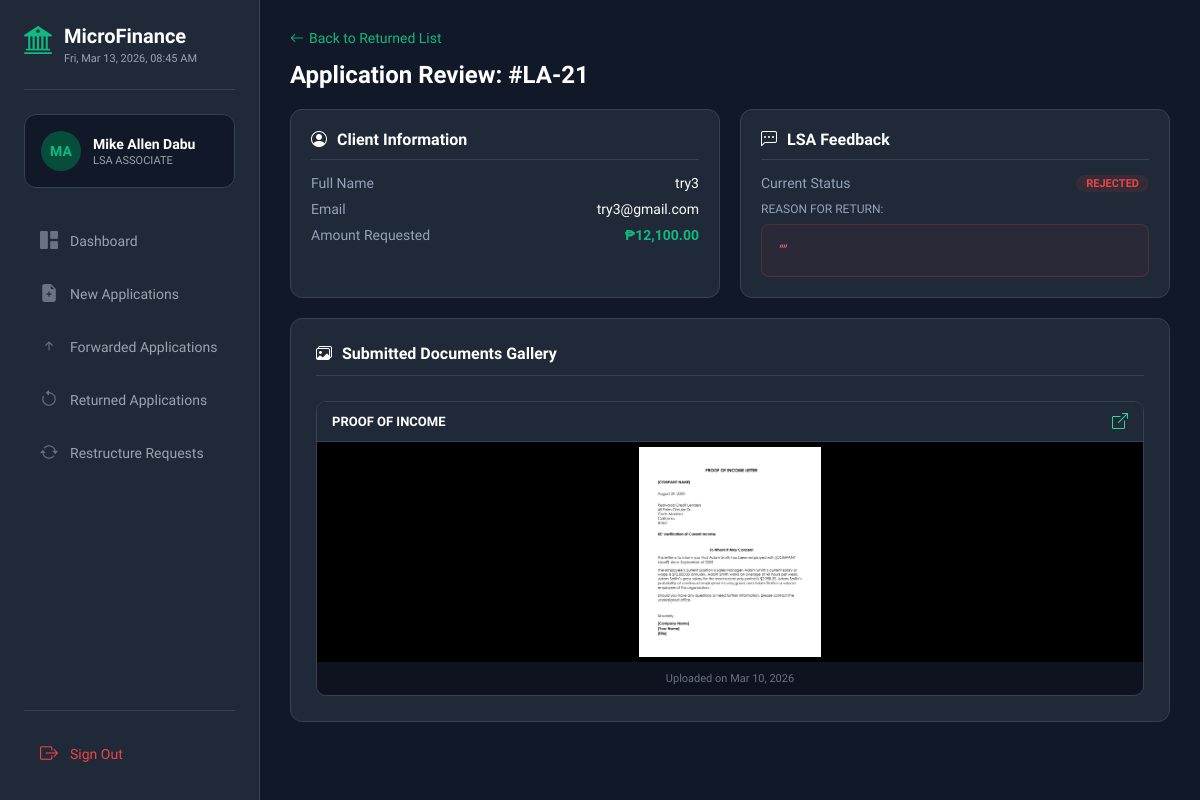
Screenshot of /LSA/view_details.php?id=21 with the database file from the repository.
### tables this page shows
CREATE TABLE `loan_applications` (
  `id` int(11) NOT NULL,
  `user_id` int(11) NOT NULL,
  `principal_amount` decimal(10,2) NOT NULL,
  `term_months` int(11) NOT NULL,
  `loan_purpose` text NOT NULL,
  `source_of_income` varchar(255) NOT NULL,
  `estimated_monthly_income` decimal(10,2) NOT NULL,
  `interest_rate` decimal(5,2) NOT NULL,
  `interest_type` enum('MONTHLY','ANNUAL') DEFAULT 'MONTHLY',
  `interest_method` enum('FLAT') DEFAULT 'FLAT',
  `total_interest` decimal(10,2) DEFAULT NULL,
  `total_payable` decimal(10,2) DEFAULT NULL,
  `monthly_due` decimal(10,2) DEFAULT NULL,
  `status` enum('PENDING','VERIFIED','APPROVED','REJECTED') DEFAULT 'PENDING',
  `remarks` text DEFAULT NULL,
  `created_at` timestamp NOT NULL DEFAULT current_timestamp(),
  `updated_at` timestamp NOT NULL DEFAULT current_timestamp() ON UPDATE current_timestamp()
);

CREATE TABLE `users` (
  `id` int(11) NOT NULL,
  `fullname` varchar(100) DEFAULT NULL,
  `profile_pic` varchar(255) DEFAULT NULL,
  `phone` varchar(20) DEFAULT NULL,
  `email` varchar(100) DEFAULT NULL,
  `password` varchar(255) DEFAULT NULL,
  `created_at` timestamp NOT NULL DEFAULT current_timestamp()
);

CREATE TABLE `loan_documents` (
  `id` int(11) NOT NULL,
  `loan_application_id` int(11) NOT NULL,
  `doc_type` enum('GOV_ID','PROOF_OF_INCOME','PROOF_OF_BILLING') NOT NULL,
  `file_path` varchar(255) NOT NULL,
  `uploaded_at` timestamp NOT NULL DEFAULT current_timestamp()
);

### LSA/view_details.php (the view, shortened to what this page needs)
<?php
include 'includes/db_connect.php';
$application_id = mysqli_real_escape_string($conn, $_GET['id']);
$query = "SELECT la.*, u.fullname, u.email
          FROM loan_applications la
          JOIN users u ON la.user_id = u.id
          WHERE la.id = '$application_id'";
$result = $conn->query($query);
$app = $result->fetch_assoc();
?>
<!DOCTYPE html>
<html lang="en">
<head>
    <link rel="stylesheet" href="https://cdn.jsdelivr.net/npm/bootstrap-icons@1.11.1/font/bootstrap-icons.css">
    <link rel="stylesheet" href="assets/css/view_details.css">
</head>
<body>
    <?php include 'includes/sidebar.php'; ?>
    <div class="main-content">
        <div class="page-header">
            <a href="returned.php" class="back-link" style="color: #10b981; text-decoration: none; font-size: 14px; display: flex; align-items: center; gap: 5px; margin-bottom: 15px;">
                <i class="bi bi-arrow-left"></i> Back to Returned List
            </a>
            <h1 style="font-size: 24px; color: #fff;">Application Review: #LA-<?php echo $app['id']; ?></h1>
        </div>
        <div class="details-grid" style="display: grid; grid-template-columns: 1fr 1fr; gap: 20px; margin-bottom: 20px;">
            <div class="info-card" style="background: #1f2937; border: 1px solid #374151; border-radius: 12px; padding: 20px;">
                <div class="card-title" style="color: #fff; font-weight: 700; margin-bottom: 15px; border-bottom: 1px solid #374151; padding-bottom: 10px;">
                    <i class="bi bi-person-circle"></i> Client Information
                </div>
                <div class="data-row" style="display: flex; justify-content: space-between; margin-bottom: 10px;">
                    <span style="color: #94a3b8;">Full Name</span>
                    <span style="color: #fff;"><?php echo htmlspecialchars($app['fullname']); ?></span>
                </div>
                <div class="data-row" style="display: flex; justify-content: space-between; margin-bottom: 10px;">
                    <span style="color: #94a3b8;">Email</span>
                    <span style="color: #fff;"><?php echo htmlspecialchars($app['email']); ?></span>
                </div>
                <div class="data-row" style="display: flex; justify-content: space-between;">
                    <span style="color: #94a3b8;">Amount Requested</span>
                    <span style="color: #10b981; font-weight: 700;">₱<?php echo number_format($app['principal_amount'], 2); ?></span>
                </div>
            </div>
            <div class="info-card" style="background: #1f2937; border: 1px solid #374151; border-radius: 12px; padding: 20px;">
                <div class="card-title" style="color: #fff; font-weight: 700; margin-bottom: 15px; border-bottom: 1px solid #374151; padding-bottom: 10px;">
                    <i class="bi bi-chat-left-dots"></i> LSA Feedback
                </div>
                <div class="data-row" style="display: flex; justify-content: space-between; margin-bottom: 10px;">
                    <span style="color: #94a3b8;">Current Status</span>
                    <span class="badge-red" style="color: #ef4444; background: rgba(239, 68, 68, 0.1); padding: 2px 10px; border-radius: 20px; font-size: 11px;"><?php echo $app['status']; ?></span>
                </div>
                <label style="display:block; margin-bottom:8px; font-size:12px; color: #94a3b8;">REASON FOR RETURN:</label>
                <div class="remarks-display" style="background: rgba(239, 68, 68, 0.05); color: #f87171; padding: 15px; border-radius: 8px; border: 1px solid rgba(239, 68, 68, 0.2); font-style: italic;">
                    "<?php echo htmlspecialchars($app['remarks']); ?>"
                </div>
            </div>
        </div>
<div class="doc-list" style="background: #1f2937; border: 1px solid #374151; border-radius: 12px; padding: 25px; margin-top: 20px;">
    <div class="card-title" style="font-size: 16px; font-weight: 700; color: #fff; margin-bottom: 25px; display: flex; align-items: center; gap: 10px;">
        <i class="bi bi-images"></i> Submitted Documents Gallery
    </div>
    <div style="display: grid; grid-template-columns: repeat(auto-fit, minmax(250px, 1fr)); gap: 20px;">
        <?php
        $docQuery = "SELECT * FROM loan_documents WHERE loan_application_id = '$application_id'";
        $docResult = $conn->query($docQuery);
        if ($docResult && $docResult->num_rows > 0):
            while($doc = $docResult->fetch_assoc()):
                $label = ucwords(str_replace('_', ' ', $doc['doc_type']));
                $filePath = "../client/" . $doc['file_path'];
        ?>
            <div class="doc-preview-card" style="background: #111827; border: 1px solid #374151; border-radius: 10px; overflow: hidden; display: flex; flex-direction: column; transition: transform 0.2s;">
                <div style="padding: 10px 15px; border-bottom: 1px solid #374151; display: flex; justify-content: space-between; align-items: center; background: #1f2937;">
                    <span style="color: #fff; font-size: 13px; font-weight: 600;"><?php echo $label; ?></span>
                    <a href="<?php echo $filePath; ?>" target="_blank" style="color: #34d399; font-size: 16px;"><i class="bi bi-box-arrow-up-right"></i></a>
                </div>
                <div style="width: 100%; height: 220px; background: #000; display: flex; align-items: center; justify-content: center; overflow: hidden; padding: 5px;">
                    <?php
                    $ext = pathinfo($doc['file_path'], PATHINFO_EXTENSION);
                    if(in_array(strtolower($ext), ['jpg', 'jpeg', 'png', 'webp'])): ?>
                        <img src="<?php echo $filePath; ?>" alt="<?php echo $label; ?>"
                             style="max-width: 100%; max-height: 100%; object-fit: contain; cursor: pointer;"
                             onerror="this.src='https://placehold.co/400x300/111827/94a3b8?text=Image+Not+Found'"
                             onclick="window.open(this.src)">
                    <?php endif; ?>
                </div>
                <div style="padding: 10px; text-align: center; font-size: 11px; color: #6b7280; background: rgba(0,0,0,0.2);">
                    Uploaded on <?php echo date('M d, Y', strtotime($doc['uploaded_at'])); ?>
                </div>
            </div>
        <?php endwhile; endif; ?>
    </div>
</div>
    </div>
</body>
</html>

### LSA/assets/css/view_details.css (style rules this page uses)
* { margin: 0; padding: 0; box-sizing: border-box; font-family: 'Google Sans', sans-serif; }
body { background-color: #111827; color: #e5e7eb; display: flex; min-height: 100vh; }
.main-content { margin-left: 260px; padding: 30px; width: calc(100% - 260px); }
.back-link { color: #10b981; text-decoration: none; font-size: 14px; display: inline-flex; align-items: center; gap: 8px; margin-bottom: 15px; transition: 0.2s; }
.details-grid { display: grid; grid-template-columns: 1fr 1fr; gap: 20px; margin-top: 20px; }
.info-card { background-color: #1f2937; border: 1px solid #374151; border-radius: 12px; padding: 24px; }
.card-title { font-size: 16px; font-weight: 700; color: #fff; margin-bottom: 20px; display: flex; align-items: center; gap: 10px; border-bottom: 1px solid #374151; padding-bottom: 12px; }
.data-row { display: flex; justify-content: space-between; margin-bottom: 12px; font-size: 14px; }
.remarks-display { background: rgba(239, 68, 68, 0.1); color: #f87171; padding: 15px; border-radius: 8px; border: 1px solid rgba(239, 68, 68, 0.2); font-style: italic; font-size: 14px; line-height: 1.5; }
.doc-list { margin-top: 20px; background-color: #1f2937; border: 1px solid #374151; border-radius: 12px; padding: 24px; }
.badge-red { background: rgba(239, 68, 68, 0.15); color: #f87171; padding: 4px 10px; border-radius: 20px; font-size: 11px; font-weight: 700; text-transform: uppercase; }

### rows the page displays
loan_applications: id "21", user.fullname "try3", user.email "try3@gmail.com", principal_amount "12,100.00", status "REJECTED"
loan_documents: doc_type "PROOF OF INCOME", file_path (picture), uploaded_at "Mar 10, 2026"
